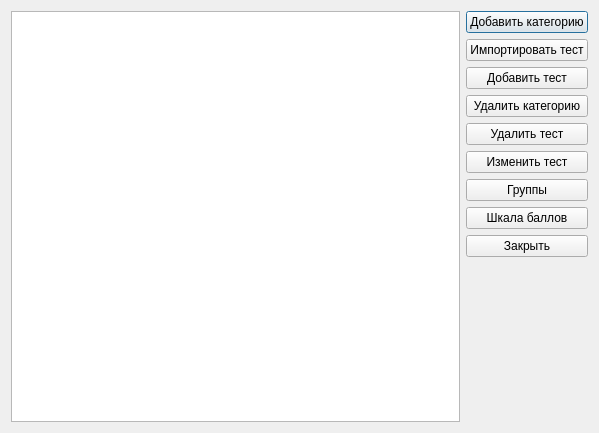
<?xml version="1.0" encoding="UTF-8"?>
<ui version="4.0">
 <class>MainDialog</class>
 <widget class="QDialog" name="MainDialog">
  <property name="geometry">
   <rect>
    <x>0</x>
    <y>0</y>
    <width>599</width>
    <height>433</height>
   </rect>
  </property>
  <property name="windowTitle">
   <string>Параметры Hs Test Server</string>
  </property>
  <property name="windowIcon">
   <iconset resource="../server.qrc">
    <normaloff>:/icons/hstestcfg.png</normaloff>:/icons/hstestcfg.png</iconset>
  </property>
  <layout class="QHBoxLayout" name="horizontalLayout">
   <item>
    <widget class="QPlainTextEdit" name="teTests">
     <property name="readOnly">
      <bool>true</bool>
     </property>
    </widget>
   </item>
   <item>
    <layout class="QVBoxLayout" name="verticalLayout">
     <item>
      <widget class="QPushButton" name="btnAddCat">
       <property name="text">
        <string>Добавить категорию</string>
       </property>
      </widget>
     </item>
     <item>
      <widget class="QPushButton" name="btnAddTest">
       <property name="text">
        <string>Импортировать тест</string>
       </property>
      </widget>
     </item>
     <item>
      <widget class="QPushButton" name="btnAddBinTest">
       <property name="toolTip">
        <string>Добавить тест в бинарном формате</string>
       </property>
       <property name="text">
        <string>Добавить тест</string>
       </property>
      </widget>
     </item>
     <item>
      <widget class="QPushButton" name="btnDelCat">
       <property name="text">
        <string>Удалить категорию</string>
       </property>
      </widget>
     </item>
     <item>
      <widget class="QPushButton" name="btnDelTest">
       <property name="text">
        <string>Удалить тест</string>
       </property>
      </widget>
     </item>
     <item>
      <widget class="QPushButton" name="btnEditTest">
       <property name="text">
        <string>Изменить тест</string>
       </property>
      </widget>
     </item>
     <item>
      <widget class="QPushButton" name="btnEditGroups">
       <property name="text">
        <string>Группы</string>
       </property>
      </widget>
     </item>
     <item>
      <widget class="QPushButton" name="btnEditMarks">
       <property name="text">
        <string>Шкала баллов</string>
       </property>
      </widget>
     </item>
     <item>
      <widget class="QPushButton" name="btnClose">
       <property name="text">
        <string>Закрыть</string>
       </property>
      </widget>
     </item>
     <item>
      <spacer name="verticalSpacer">
       <property name="orientation">
        <enum>Qt::Vertical</enum>
       </property>
       <property name="sizeHint" stdset="0">
        <size>
         <width>20</width>
         <height>40</height>
        </size>
       </property>
      </spacer>
     </item>
    </layout>
   </item>
  </layout>
 </widget>
 <resources>
  <include location="../server.qrc"/>
 </resources>
 <connections>
  <connection>
   <sender>btnClose</sender>
   <signal>clicked()</signal>
   <receiver>MainDialog</receiver>
   <slot>close()</slot>
   <hints>
    <hint type="sourcelabel">
     <x>509</x>
     <y>234</y>
    </hint>
    <hint type="destinationlabel">
     <x>509</x>
     <y>286</y>
    </hint>
   </hints>
  </connection>
 </connections>
</ui>
